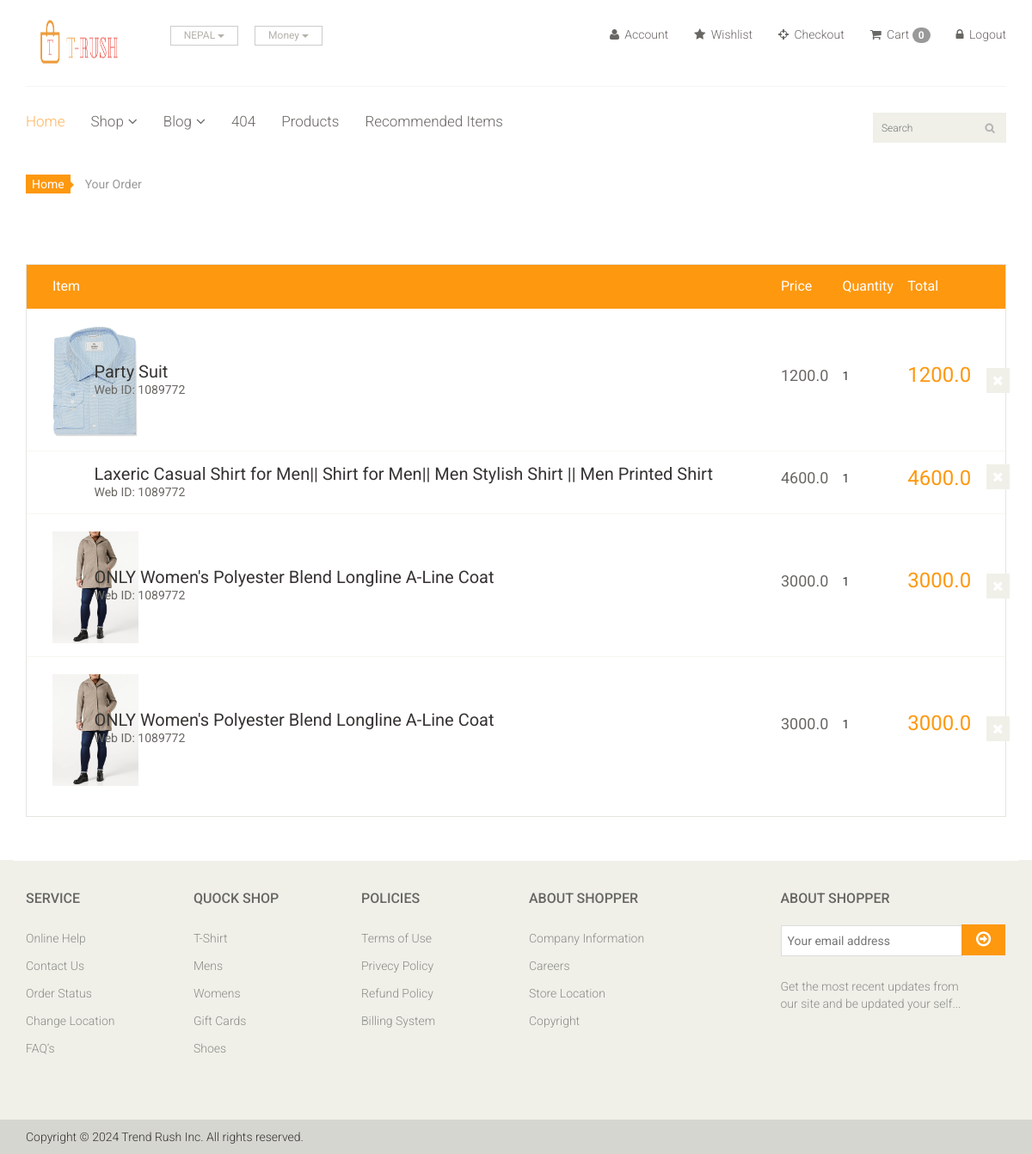
/order/ (signed in), run on the app's committed database.
### app/models.py (models this page shows, shortened)
class Order(models.Model):
    image = models.ImageField(upload_to='ecommerce/order/image')
    product = models.CharField(max_length=100,default="none")
    user = models.ForeignKey(User, on_delete=models.CASCADE)
    price = models.FloatField(default="none")
    quantity = models.CharField(max_length=10)
    total = models.FloatField()
    address = models.TextField()
    phone = models.CharField(max_length=10)
    zipcode = models.CharField(max_length=10)
    date = models.DateField(default=datetime.datetime.today)

### testbca/views.py (the view)
# urls.py: path('order/', views.YourOrder, name="order"),
def YourOrder(request):
    uid = request.session.get('_auth_user_id')
    user = User.objects.get(pk=uid)
    order = Order.objects.filter(user=user)
    context = {
        'order': order
    }
    return render(request, 'order.html', context)

### templates/order.html
{% extends "base.html" %}
{% block body %}
<section id="cart_items">
    <div class="container">
        <div class="breadcrumbs">
            <ol class="breadcrumb">
              <li><a href="#">Home</a></li>
              <li class="active">Your Order</li>
            </ol>
        </div>
        <div class="table-responsive cart_info">
            <table class="table table-condensed">
                <thead>
                    <tr class="cart_menu">
                        <td class="image">Item</td>
                        <td class="description"></td>
                        <td class="price">Price</td>
                        <td class="quantity">Quantity</td>
                        <td class="total">Total</td>
                        <td></td>
                    </tr>
                </thead>
                <tbody>
                    {% for i in order %}
                    <tr>
                        <td class="cart_product">
                            <a href="" ><img src="{{i.image}}" alt="" width="100px" ></a>
                        </td>
                        <td class="cart_description">
                            <h4><a href="" >{{i.product}}</a></h4>
                            <p>Web ID: 1089772</p>
                        </td>
                        <td class="cart_price">
                            <p>{{i.price}}</p>
                        </td>
                        <td class="cart_quantity">
                            <div class="cart_quantity_button">
                                <p>{{i.quantity}}</p>
                            </div>
                        </td>
                        <td class="cart_total">
                            <p class="cart_total_price">{{i.total}}</p>
                        </td>
                        <td class="cart_delete">
                            <a class="cart_quantity_delete" href=""><i class="fa fa-times"></i></a>
                        </td>
                    </tr>
                    {% endfor %}
                </tbody>
            </table>
        </div>
    </div>
</section>
{% endblock body %}

### static/app/css/main.css (style rules this page uses)
body { font-family: 'Roboto', sans-serif; background:; position: relative; font-weight:400px; }
a { -webkit-transition: 300ms; -moz-transition: 300ms; -o-transition: 300ms; transition: 300ms; }
h1, h2, h3, h4, h5, h6 { font-family: 'Roboto', sans-serif; }
.breadcrumbs { position: relative; }
.breadcrumbs .breadcrumb { background:transparent; margin-bottom: 75px; padding-left: 0; }
.breadcrumbs .breadcrumb li a { background:#FE980F; color: #FFFFFF; padding: 3px 7px; }
.breadcrumbs .breadcrumb li a:after { content:""; height:auto; width: auto; border-width: 8px; border-style: solid; border-color:transparent transparent transparent #FE980F; position: absolute; top: 11px; left:48px; }
.breadcrumbs .breadcrumb > li + li:before { content: " "; }
#cart_items .cart_info { border: 1px solid #E6E4DF; margin-bottom: 50px }
#cart_items .cart_info .cart_menu { background: #FE980F; color: #fff; font-size: 16px; font-family: 'Roboto', sans-serif; font-weight: normal; }
#cart_items .cart_info .table.table-condensed thead tr { height: 51px; }
#cart_items .cart_info .table.table-condensed tr { border-bottom: 1px solid#F7F7F0 }
#cart_items .cart_info .table.table-condensed tr:last-child { border-bottom: 0 }
.cart_info table tr td { border-top: 0 none; vertical-align: inherit; }
#cart_items .cart_info .image { padding-left: 30px; }
#cart_items .cart_info .cart_description h4 { margin-bottom: 0 }
#cart_items .cart_info .cart_description h4 a { color: #363432; font-family: 'Roboto',sans-serif; font-size: 20px; font-weight: normal; }
#cart_items .cart_info .cart_description p { color:#696763 }
#cart_items .cart_info .cart_price p { color:#696763; font-size: 18px }
#cart_items .cart_info .cart_total_price { color: #FE980F; font-size: 24px; }
.cart_product { display: block; margin: 15px -70px 10px 25px; }
.cart_delete { display: block; margin-right: -12px; overflow: hidden; }
.cart_delete a { background:#F0F0E9; color: #FFFFFF; padding: 5px 7px; font-size: 16px }

### data on the page
Order: image (picture), product "Party Suit", price "1200.0", quantity "1", total "1200.0"
Order: product "Laxeric Casual Shirt for Men|| Shirt for Men|| Men Stylish Shirt || Men Printed Shirt", price "4600.0", quantity "1", total "4600.0"
Order: image (picture), product "ONLY Women's Polyester Blend Longline A-Line Coat", price "3000.0", quantity "1", total "3000.0"
Order: image (picture), product "ONLY Women's Polyester Blend Longline A-Line Coat", price "3000.0", quantity "1", total "3000.0"

### other printed values
{{ request.session.cart|length }} "0"
